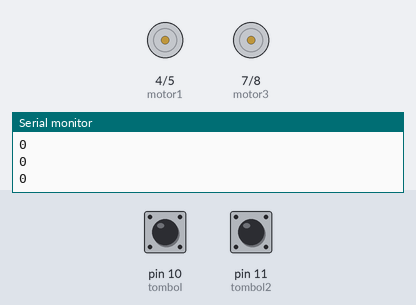
The sketch below on a simulated Arduino Uno, built with avr-gcc and run on an emulated ATmega328P. Shown: motor-driver pin pairs drawn as motors (green arrow = first pin HIGH = forward, orange = second pin HIGH = backward, longer = more drive), the last lines printed to the serial monitor. Inputs (shaded band) come from the test bench; at power-on: pin 10 (tombol) LOW, pin 11 (tombol2) LOW.

Above: at 1.2 s.
1.3 s: pin 10 (tombol) pulled HIGH for 0.15 s
At 2.8 s:
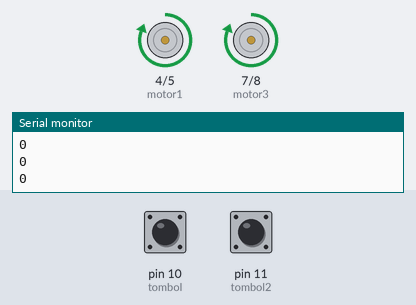
7.4 s: pin 11 (tombol2) pulled HIGH for 3.2 s
At 8.5 s:
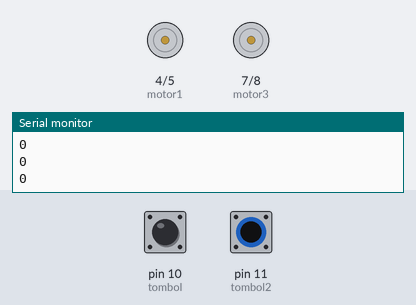
12.1 s: pin 10 (tombol) pulled HIGH for 3.2 s
At 19.1 s:
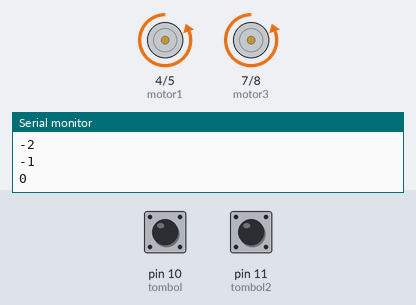
Timing chart, 0 to 24.3 s (numbered marks = the images above; inputs shaded):
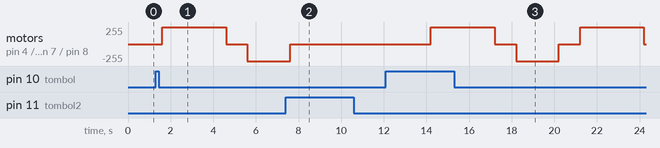

Measured:
- after the input at 1.3 s, motor on pin 4 (motor1) / pin 5 (motor2), motor on pin 7 (motor3) / pin 8 (motor4): stopped → forward 255/255 after 0.30 s, → stopped 3.0 s later, → backward 255/255 1.0 s later
- after the input at 7.4 s, motor on pin 4 (motor1) / pin 5 (motor2), motor on pin 7 (motor3) / pin 8 (motor4): goes on until 7.6 s, then stays stopped
- after the input at 12.1 s, motor on pin 4 (motor1) / pin 5 (motor2), motor on pin 7 (motor3) / pin 8 (motor4): stopped → forward 255/255 after 2.1 s, → stopped 3.0 s later, → backward 255/255 1.0 s later, → stopped 2.0 s later, … (6 changes in this stretch)

The sketch:

ta.ino
```cpp
const int motor1 = 4;
const int motor2 = 5;
const int motor3 = 7;
const int motor4 = 8;
const int tombol = 10;
const int tombol2 = 11;

int  buttonState1;
int  buttonState2;
int i = 0;


void setup() {

  pinMode(tombol, INPUT);
  pinMode(tombol2, INPUT);
  pinMode(motor1, OUTPUT);
  pinMode(motor2, OUTPUT);
  pinMode(motor3, OUTPUT);
  pinMode(motor4, OUTPUT);
  Serial.begin(9600);

}

void loop() {

  buttonState1 = digitalRead(tombol);
  if( buttonState1 == 1)
  {
    i++;
    delay(300);
  }
  buttonState2 = digitalRead(tombol2);
  if( buttonState2 == 1)
  {
    i--;
    delay(300);
  }
    switch (i)
    {
      case 0:
      digitalWrite(motor1, LOW);
      digitalWrite(motor2, LOW);
      digitalWrite(motor3, LOW);
      digitalWrite(motor4, LOW);
      break;

      case 1:
      digitalWrite(motor1,HIGH);
      digitalWrite(motor2,LOW);
      digitalWrite(motor3,HIGH);
      digitalWrite(motor4,LOW);
      delay(3000);

      digitalWrite(motor1,LOW);
      digitalWrite(motor2,LOW);
      digitalWrite(motor3,LOW);
      digitalWrite(motor4,LOW);
      delay(1000);

      digitalWrite(motor1,LOW);
      digitalWrite(motor2,HIGH);
      digitalWrite(motor3,LOW);
      digitalWrite(motor4,HIGH);
      delay(2000);

      digitalWrite(motor1,LOW);
      digitalWrite(motor2,LOW);
      digitalWrite(motor3,LOW);
      digitalWrite(motor4,LOW);
      delay(1000);
      break;

      case 2:
      digitalWrite(motor1,HIGH);
      digitalWrite(motor2,LOW);
      digitalWrite(motor3,HIGH);
      digitalWrite(motor4,LOW);
      delay(2000);

      digitalWrite(motor1,LOW);
      digitalWrite(motor2,HIGH);
      digitalWrite(motor3,LOW);
      digitalWrite(motor4,HIGH);
      delay(2000);
      break;

      default :
       if(i==-1 && i==3)
     {
       i=0;
     }
      break;

     }
     Serial.println(i);


  }
```
